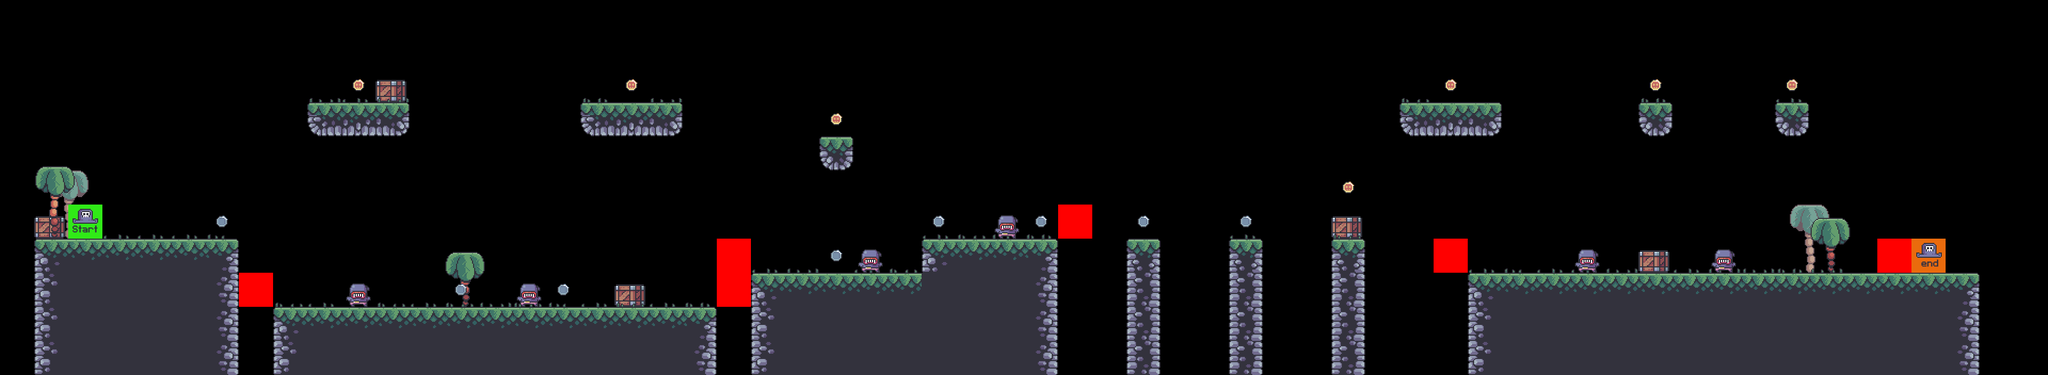

This game map was drawn from its Tiled (.tmx) file and the tilesets committed beside it. A one-line description and the trimmed map source follow:
An orthogonal 60x11 tile map with 64x64 px tiles, 8 tile layers (bg_palms, terrain, crate, fg_palms, ...), 7 tilesets.

<map version="1.9" tiledversion="1.9.2" orientation="orthogonal" renderorder="right-down" width="60" height="11" tilewidth="64" tileheight="64" infinite="0" nextlayerid="9" nextobjectid="1">
 <editorsettings>
  <export target="../0/level_0.tmx" format="tmx" />
 </editorsettings>
 <tileset firstgid="1" source="../tilesets/terrain_tiles.tsx" />
 <tileset firstgid="17" source="../tilesets/coin_tiles.tsx" />
 <tileset firstgid="19" source="../tilesets/grass_tiles.tsx" />
 <tileset firstgid="24" source="../tilesets/palms.tsx" />
 <tileset firstgid="27" source="../tilesets/crate.tsx" />
 <tileset firstgid="28" source="../tilesets/setup_tiles.tsx" />
 <tileset firstgid="30" source="../tilesets/enemie_tiles.tsx" />
 <layer id="5" name="bg_palms" width="60" height="11">
  <data>[660 cells, 2 non-empty, 1 distinct tile ids]</data>
 </layer>
 <layer id="1" name="terrain" width="60" height="11">
  <data>[660 cells, 150 non-empty, 12 distinct tile ids]</data>
 </layer>
 <layer id="6" name="crate" width="60" height="11">
  <data>[660 cells, 5 non-empty, 1 distinct tile ids]</data>
 </layer>
 <layer id="4" name="fg_palms" width="60" height="11">
  <data>[660 cells, 3 non-empty, 2 distinct tile ids]</data>
 </layer>
 <layer id="2" name="coins" width="60" height="11">
  <data>[660 cells, 15 non-empty, 2 distinct tile ids]</data>
 </layer>
 <layer id="3" name="grass" width="60" height="11">
  <data>[660 cells, 47 non-empty, 5 distinct tile ids]</data>
 </layer>
 <layer id="8" name="enemies" width="60" height="11">
  <data>[660 cells, 12 non-empty, 2 distinct tile ids]</data>
 </layer>
 <layer id="7" name="player" width="60" height="11">
  <data>[660 cells, 2 non-empty, 2 distinct tile ids]</data>
 </layer>
</map>
